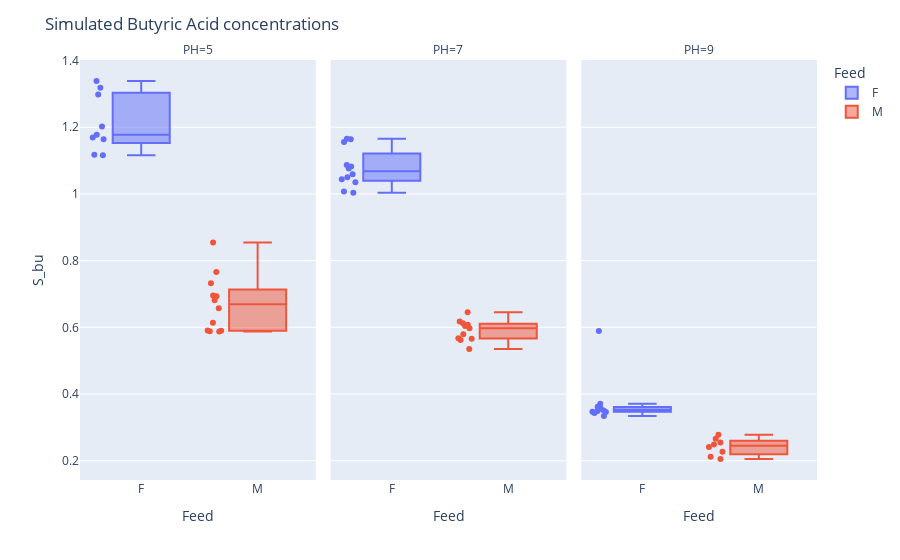

The notebook cell saved with this chart:
### Code cell
fig=px.box(simulations_vfa_results,x="Feed",y="S_bu",facet_col="PH",color="Feed",points="all")
fig.update_layout(title="Simulated Butyric Acid concentrations")
fig.write_html("simulated_vfa_concentrations.html")
fig.show()

### Figure 1 — Plotly figure (JSON) as saved in the notebook; plotly's stock layout.template omitted (floating-point values rounded to 4 significant figures)
{"data": [{"alignmentgroup": "True", "boxpoints": "all", "hovertemplate": "Feed=%{x}<br>PH=5<br>S_bu=%{y}<extra></extra>", "legendgroup": "F", "marker": {"color": "#636efa"}, "name": "F", "notched": false, "offsetgroup": "F", "orientation": "v", "showlegend": true, "type": "box", "x": ["F", "F", "F", "F", "F", "F", "F", "F", "F"], "x0": " ", "xaxis": "x", "y": [1.164, 1.178, 1.299, 1.203, 1.318, 1.169, 1.116, 1.339, 1.117], "y0": " ", "yaxis": "y"}, {"alignmentgroup": "True", "boxpoints": "all", "hovertemplate": "Feed=%{x}<br>PH=7<br>S_bu=%{y}<extra></extra>", "legendgroup": "F", "marker": {"color": "#636efa"}, "name": "F", "notched": false, "offsetgroup": "F", "orientation": "v", "showlegend": false, "type": "box", "x": ["F", "F", "F", "F", "F", "F", "F", "F", "F", "F", "F", "F"], "x0": " ", "xaxis": "x2", "y": [1.087, 1.164, 1.166, 1.156, 1.05, 1.035, 1.076, 1.082, 1.059, 1.044, 1.004, 1.007], "y0": " ", "yaxis": "y2"}, {"alignmentgroup": "True", "boxpoints": "all", "hovertemplate": "Feed=%{x}<br>PH=9<br>S_bu=%{y}<extra></extra>", "legendgroup": "F", "marker": {"color": "#636efa"}, "name": "F", "notched": false, "offsetgroup": "F", "orientation": "v", "showlegend": false, "type": "box", "x": ["F", "F", "F", "F", "F", "F", "F", "F", "F", "F", "F", "F"], "x0": " ", "xaxis": "x3", "y": [0.3473, 0.3506, 0.5893, 0.355, 0.3598, 0.3582, 0.3489, 0.3621, 0.3431, 0.3709, 0.3344, 0.3461], "y0": " ", "yaxis": "y3"}, {"alignmentgroup": "True", "boxpoints": "all", "hovertemplate": "Feed=%{x}<br>PH=5<br>S_bu=%{y}<extra></extra>", "legendgroup": "M", "marker": {"color": "#EF553B"}, "name": "M", "notched": false, "offsetgroup": "M", "orientation": "v", "showlegend": true, "type": "box", "x": ["M", "M", "M", "M", "M", "M", "M", "M", "M", "M", "M", "M"], "x0": " ", "xaxis": "x", "y": [0.6814, 0.8544, 0.7663, 0.6929, 0.5878, 0.5902, 0.6951, 0.5881, 0.7319, 0.5899, 0.6572, 0.614], "y0": " ", "yaxis": "y"}, {"alignmentgroup": "True", "boxpoints": "all", "hovertemplate": "Feed=%{x}<br>PH=7<br>S_bu=%{y}<extra></extra>", "legendgroup": "M", "marker": {"color": "#EF553B"}, "name": "M", "notched": false, "offsetgroup": "M", "orientation": "v", "showlegend": false, "type": "box", "x": ["M", "M", "M", "M", "M", "M", "M", "M", "M", "M", "M"], "x0": " ", "xaxis": "x2", "y": [0.5796, 0.6077, 0.5974, 0.5658, 0.5623, 0.6041, 0.6121, 0.6455, 0.6174, 0.5677, 0.5352], "y0": " ", "yaxis": "y2"}, {"alignmentgroup": "True", "boxpoints": "all", "hovertemplate": "Feed=%{x}<br>PH=9<br>S_bu=%{y}<extra></extra>", "legendgroup": "M", "marker": {"color": "#EF553B"}, "name": "M", "notched": false, "offsetgroup": "M", "orientation": "v", "showlegend": false, "type": "box", "x": ["M", "M", "M", "M", "M", "M", "M", "M"], "x0": " ", "xaxis": "x3", "y": [0.2414, 0.2488, 0.227, 0.2544, 0.2662, 0.2779, 0.2053, 0.2118], "y0": " ", "yaxis": "y3"}], "layout": {"annotations": [{"font": {}, "showarrow": false, "text": "PH=5", "x": 0.16, "xanchor": "center", "xref": "paper", "y": 1, "yanchor": "bottom", "yref": "paper"}, {"font": {}, "showarrow": false, "text": "PH=7", "x": 0.5, "xanchor": "center", "xref": "paper", "y": 1, "yanchor": "bottom", "yref": "paper"}, {"font": {}, "showarrow": false, "text": "PH=9", "x": 0.84, "xanchor": "center", "xref": "paper", "y": 1, "yanchor": "bottom", "yref": "paper"}], "boxmode": "overlay", "legend": {"title": {"text": "Feed"}, "tracegroupgap": 0}, "margin": {"t": 60}, "title": {"text": "Simulated Butyric Acid concentrations"}, "xaxis": {"anchor": "y", "categoryarray": ["F", "M"], "categoryorder": "array", "domain": [0, 0.32], "title": {"text": "Feed"}}, "xaxis2": {"anchor": "y2", "categoryarray": ["F", "M"], "categoryorder": "array", "domain": [0.34, 0.66], "matches": "x", "title": {"text": "Feed"}}, "xaxis3": {"anchor": "y3", "categoryarray": ["F", "M"], "categoryorder": "array", "domain": [0.68, 1.0], "matches": "x", "title": {"text": "Feed"}}, "yaxis": {"anchor": "x", "domain": [0, 1], "title": {"text": "S_bu"}}, "yaxis2": {"anchor": "x2", "domain": [0, 1], "matches": "y", "showticklabels": false}, "yaxis3": {"anchor": "x3", "domain": [0, 1], "matches": "y", "showticklabels": false}}}
